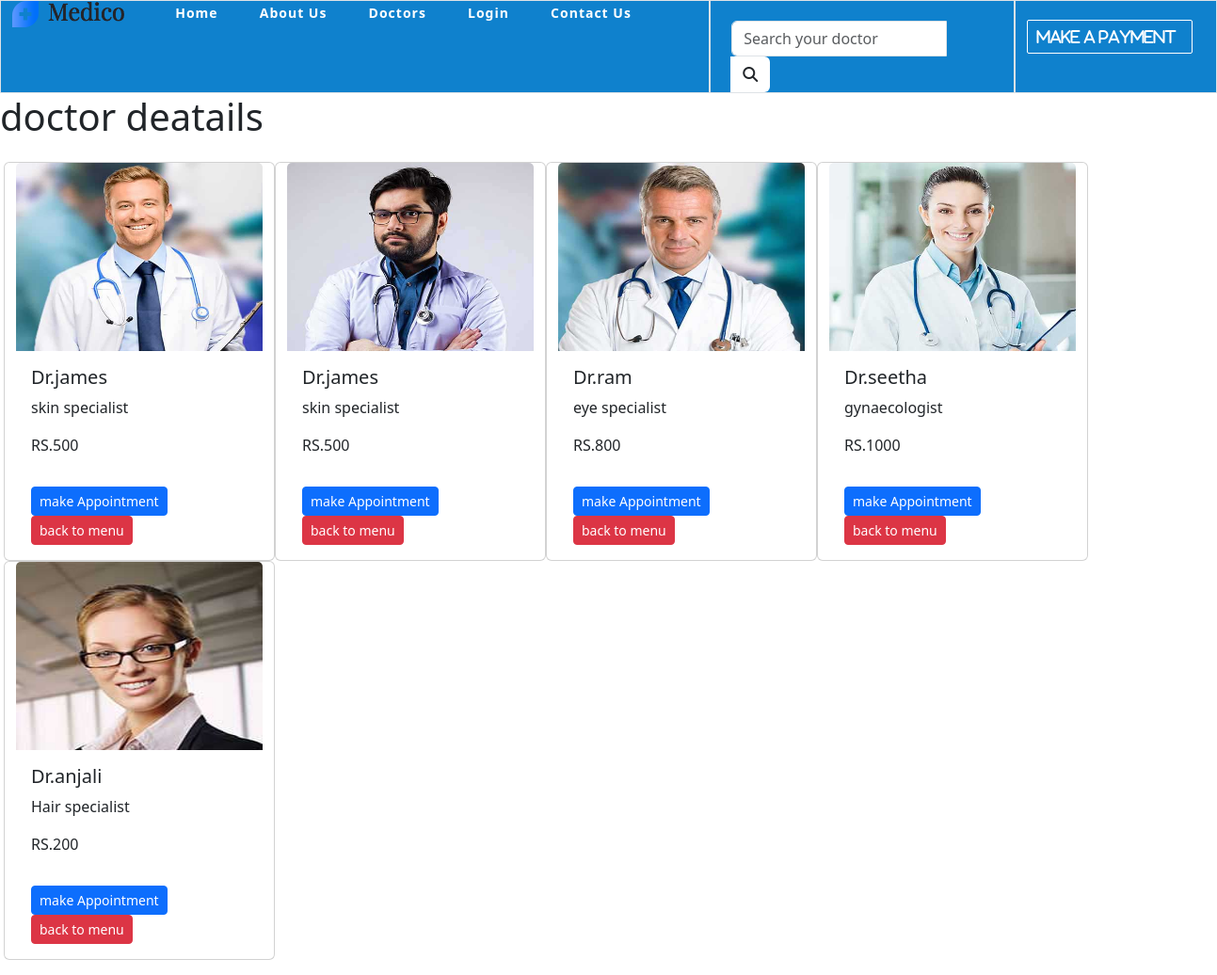
Screenshot of /acc/doc/ with the database file from the repository.
### account/models.py (models this page shows)
class Doctordeatails(models.Model):
    doctorname=models.CharField(max_length=100)
    image=models.ImageField(upload_to="doctordeatails_images")
    description=models.CharField(max_length=100)
    fees=models.IntegerField()

### account/views.py (the view)
# urls.py: path('doc/',doctorview.as_view(),name='docs'),
class doctorview(ListView):
    template_name="doctordeatails.html"
    model=Doctordeatails
    def get_context_data(self, **kwargs):
        context=super().get_context_data(**kwargs)
        context["data"]=Doctordeatails.objects.all()
        return context

### account/templates/doctordeatails.html
{% extends 'index.html' %}
{%block base%}
    <h1>doctor deatails</h1>
<div class="row jumbotron p-3">
    {% for i in data %}
    <div class="card" style="width: 18rem;">
        <img class="card-img-top" height="200px" src=" {{i.image.url }}" alt="Card image cap">
        <div class="card-body">
          <h5 class="card-title">{{i.doctorname}}</h5>
          <p class="card-text">{{i.description}}</p>
          <p class="card-text">RS.{{i.fees}}</p>
         </div>
        <div class="card-body" >
          <a href="{%url 'apppo'%}" type="button"   class="btn btn-primary btn-sm" >make Appointment</a>
          <a href="{%url 'home'%}" type="button" class="btn btn-danger btn-sm">back to menu</a>
        </div>
      </div>
      {% endfor%}
</div>
{%endblock base%}

### account/templates/index.html (shortened to what this page needs)
{% load static %}
<!DOCTYPE html>
<html lang="en">
<head>
    <link href="https://cdn.jsdelivr.net/npm/bootstrap@5.3.0/dist/css/bootstrap.min.css" rel="stylesheet">
    <link rel="stylesheet" href="">
    <link rel="stylesheet" href="../index.css">
</head>
      <header class="sticky-top">
        <div class="container-fluid ">
            <div class="row">
                <div class="col-md-7 border">
                    <div class="logo">
                        <a href="">
                            <img src="static/img/logo.png" alt="Logo">
                        </a>
                    </div>
                    <div class="menu">
                        <ul>
                            <li>
                                <a href="{% url 'home'%}">Home</a>
                            </li>
                            <li>
                                <a href="">About Us</a>
                            </li>
                            <li>
                                <a href="{% url 'docs' %}">doctors</a>
                            </li>
                            <li>
                                <a href="{% url 'log' %}">Login</a>
                            </li>
                            <li>
                                <a href="">Contact Us</a>
                            </li>
                        </ul>
                    </div>
                </div>
                <div class="col-md-3 border">
                    <div class="header-social text-center">
                        <ul>
                            <li>
                                <div class="col-md-5 my-auto">
                                    <form role="search" action="">
                                        <div class="input-group" >
                                            <input type="search" name="searchkey" placeholder="Search your doctor" class="form-control" style="width: 550px;" >
                                            <button class="btn bg-white " type="submit" >
                                                <i class="fa fa-search"  ></i>
                                            </button>
                                        </div>
                                    </form>
                                </div>
                            </li>
                        </ul>
                    </div>
                </div>
                <div class="col-md-2 border">
                    <a href="{%url 'pay'%}" class="btn-green mt-20px">
                        <i class="fas fa-calander-week ">Make a payment</i>
                    </a>
                </div>
            </div>
        </div>
      </header>
{%block base%}{%endblock base%}
</body>
</html>

### account/index.css (style rules this page uses)
a, a:hover { text-decoration: none; }
.mt-20px { margin-top: 20px; }
.border { border-right: 1px solid rgb(255, 255, 255 / 0.4); }
.btn-green { display: inline-block; text-transform: capitalize; font-size: 16px; font-weight: 900; color: #fff; padding: 10px 30px; border-radius: 2px; position: relative; border: 1px solid #01ca8b; box-shadow: 0 0 0 4em #01ca8b inset; transition: all 350ms ease; }
.btn-green i { margin-right: 6px; }
header { position: absolute; top: 0; left: 0; z-index: 1; width: 100%; border-bottom: 1px solid #fff; background-color: #000; }
.logo { display: inline-block; padding-right: 30px; }
.menu { display: inline-block; }
.menu ul { padding: 0; margin: 0; }
.menu ul li a { color: #fff; text-transform: capitalize; font-weight: 900; font-size: 14px; letter-spacing: 1px; position: relative; }
.menu ul li a::before { content: ''; position: absolute; background-color: #fff; width: 0; height: 2px; bottom: -5px; left: 0; transition: 0.2s ease-in-out; }
.header-social { margin-top: 21px; }
.header-social ul { margin: 0; padding: 0; }
.header-social ul li { list-style-type: none; display: inline-block; margin: 0 10px; }

### account/templates/index.html (style rules this page uses)
a, a:hover { text-decoration: none; }
.mt-20px { margin-top: 20px; }
.border { border-right: 1px solid rgb(255, 255, 255 / 0.4); }
.btn-green { display: inline-block; text-transform: capitalize; font-size: 16px; font-weight: 900; color: #fff; padding: 5px 10px; border-radius: 2px; position: relative; border: 1px solid #ffffff; box-shadow: 0 0 0 4em #0f81cd inset; transition: all 350ms ease; }
.btn-green i { margin-right: 6px; }
header { position: absolute; top: 0; left: 0; z-index: 1; width: 100%; border-bottom: 1px solid #fff; background-color: #0f81cd; }
.logo { display: inline-block; padding-right: 30px; }
.menu { display: inline-block; }
.menu ul { padding: 0; margin: 0; margin-top: auto; }
.menu ul li { display: inline-block; list-style-type: none; margin: 0 20px; }
.menu ul li a { color: #fff; text-transform: capitalize; font-weight: 900; font-size: 14px; letter-spacing: 1px; position: relative; }
.menu ul li a::before { content: ''; position: absolute; background-color: #fff; width: 0; height: 2px; bottom: -5px; left: 0; transition: 0.2s ease-in-out; }
.header-social { margin-top: 21px; }
.header-social ul { margin: 0; padding: 0; }
.header-social ul li { list-style-type: none; display: inline-block; margin: 0 10px; }

### rows the page displays
Doctordeatails: image (picture), doctorname "Dr.james", description "skin specialist", fees "500"
Doctordeatails: image (picture), doctorname "Dr.james", description "skin specialist", fees "500"
Doctordeatails: image (picture), doctorname "Dr.ram", description "eye specialist", fees "800"
Doctordeatails: image (picture), doctorname "Dr.seetha", description "gynaecologist", fees "1000"
Doctordeatails: image (picture), doctorname "Dr.anjali", description "Hair specialist", fees "200"
